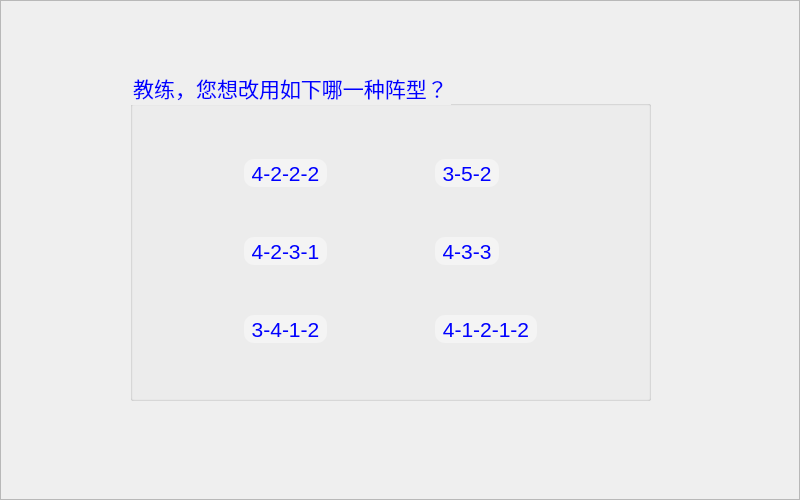
<?xml version="1.0" encoding="UTF-8"?>
<ui version="4.0">
 <class>changeFormationDialog</class>
 <widget class="QDialog" name="changeFormationDialog">
  <property name="geometry">
   <rect>
    <x>0</x>
    <y>0</y>
    <width>800</width>
    <height>500</height>
   </rect>
  </property>
  <property name="windowTitle">
   <string>Dialog</string>
  </property>
  <widget class="QGroupBox" name="groupBox">
   <property name="geometry">
    <rect>
     <x>130</x>
     <y>70</y>
     <width>521</width>
     <height>331</height>
    </rect>
   </property>
   <property name="font">
    <font>
     <family>黑体</family>
     <pointsize>16</pointsize>
    </font>
   </property>
   <property name="styleSheet">
    <string notr="true">color: rgb(0, 0, 255);</string>
   </property>
   <property name="title">
    <string>教练，您想改用如下哪一种阵型？</string>
   </property>
   <layout class="QGridLayout" name="gridLayout">
    <item row="0" column="0">
     <widget class="QToolButton" name="toolButton">
      <property name="font">
       <font>
        <pointsize>16</pointsize>
       </font>
      </property>
      <property name="styleSheet">
       <string notr="true">QToolButton{border-radius: 10px;background-color: rgba(255, 255, 255,0.4);
color: rgb(0, 0, 255);}
QToolButton:hover{background-color: rgba(191, 255, 254,0.8);}
</string>
      </property>
      <property name="text">
       <string>4-2-2-2</string>
      </property>
      <property name="autoRaise">
       <bool>true</bool>
      </property>
     </widget>
    </item>
    <item row="0" column="1">
     <widget class="QToolButton" name="toolButton_4">
      <property name="font">
       <font>
        <pointsize>16</pointsize>
       </font>
      </property>
      <property name="styleSheet">
       <string notr="true">QToolButton{border-radius: 10px;background-color: rgba(255, 255, 255,0.4);
color: rgb(0, 0, 255);}
QToolButton:hover{background-color: rgba(191, 255, 254,0.8);}
</string>
      </property>
      <property name="text">
       <string>3-5-2</string>
      </property>
      <property name="autoRaise">
       <bool>true</bool>
      </property>
     </widget>
    </item>
    <item row="1" column="0">
     <widget class="QToolButton" name="toolButton_2">
      <property name="font">
       <font>
        <pointsize>16</pointsize>
       </font>
      </property>
      <property name="styleSheet">
       <string notr="true">QToolButton{border-radius: 10px;background-color: rgba(255, 255, 255,0.4);
color: rgb(0, 0, 255);}
QToolButton:hover{background-color: rgba(191, 255, 254,0.8);}
</string>
      </property>
      <property name="text">
       <string>4-2-3-1</string>
      </property>
      <property name="autoRaise">
       <bool>true</bool>
      </property>
     </widget>
    </item>
    <item row="1" column="1">
     <widget class="QToolButton" name="toolButton_5">
      <property name="font">
       <font>
        <pointsize>16</pointsize>
       </font>
      </property>
      <property name="styleSheet">
       <string notr="true">QToolButton{border-radius: 10px;background-color: rgba(255, 255, 255,0.4);
color: rgb(0, 0, 255);}
QToolButton:hover{background-color: rgba(191, 255, 254,0.8);}
</string>
      </property>
      <property name="text">
       <string>4-3-3</string>
      </property>
      <property name="autoRaise">
       <bool>true</bool>
      </property>
     </widget>
    </item>
    <item row="2" column="0">
     <widget class="QToolButton" name="toolButton_3">
      <property name="font">
       <font>
        <pointsize>16</pointsize>
       </font>
      </property>
      <property name="styleSheet">
       <string notr="true">QToolButton{border-radius: 10px;background-color: rgba(255, 255, 255,0.4);
color: rgb(0, 0, 255);}
QToolButton:hover{background-color: rgba(191, 255, 254,0.8);}
</string>
      </property>
      <property name="text">
       <string>3-4-1-2</string>
      </property>
      <property name="autoRaise">
       <bool>true</bool>
      </property>
     </widget>
    </item>
    <item row="2" column="1">
     <widget class="QToolButton" name="toolButton_6">
      <property name="font">
       <font>
        <pointsize>16</pointsize>
       </font>
      </property>
      <property name="styleSheet">
       <string notr="true">QToolButton{border-radius: 10px;background-color: rgba(255, 255, 255,0.4);
color: rgb(0, 0, 255);}
QToolButton:hover{background-color: rgba(191, 255, 254,0.8);}
</string>
      </property>
      <property name="text">
       <string>4-1-2-1-2</string>
      </property>
      <property name="autoRaise">
       <bool>true</bool>
      </property>
     </widget>
    </item>
   </layout>
  </widget>
  <widget class="QFrame" name="frame">
   <property name="geometry">
    <rect>
     <x>0</x>
     <y>0</y>
     <width>800</width>
     <height>500</height>
    </rect>
   </property>
   <property name="styleSheet">
    <string notr="true">#frame{background-image: url(:/Image/Football_Match_backgroud_image.jpg);}</string>
   </property>
   <property name="frameShape">
    <enum>QFrame::StyledPanel</enum>
   </property>
   <property name="frameShadow">
    <enum>QFrame::Raised</enum>
   </property>
  </widget>
  <zorder>frame</zorder>
  <zorder>groupBox</zorder>
 </widget>
 <resources/>
 <connections/>
</ui>
